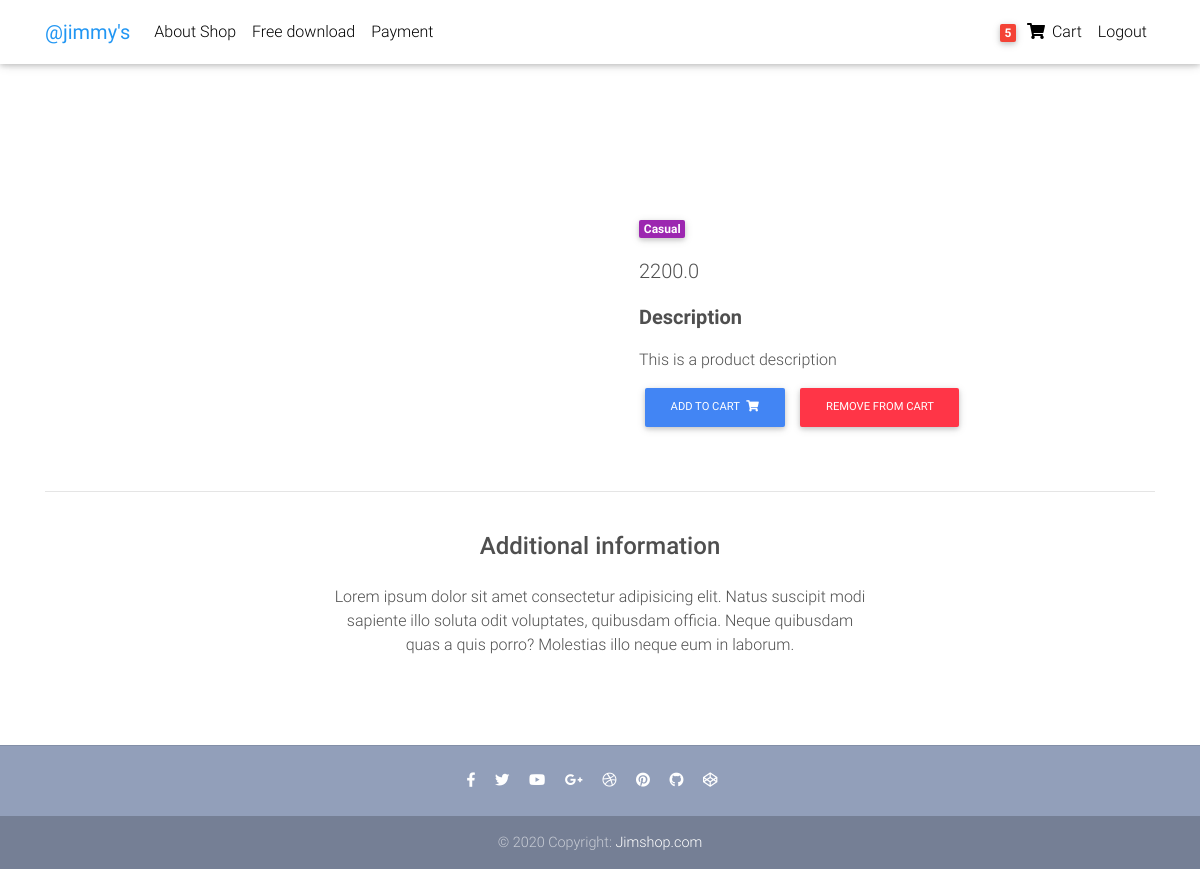
/core/products/test-product-damien-jeans/ (signed in), run on the app's committed database.
### core/models.py (models this page shows, shortened)
class Order(models.Model):
    user = models.ForeignKey(settings.AUTH_USER_MODEL, on_delete=models.CASCADE)
    items = models.ManyToManyField(OrderItem)
    start_date = models.DateTimeField(auto_now_add=True)
    ordered_date = models.DateTimeField()
    ordered = models.BooleanField(default=False)
    payment_address = models.ForeignKey('PaymentAddress', on_delete=models.SET_NULL, blank=True, null=True)
    payment = models.ForeignKey('Payment', on_delete=models.SET_NULL, blank=True, null=True)

class Item(models.Model):
    title = models.CharField(max_length=100)
    price = models.FloatField()
    discount_price = models.FloatField(blank=True, null=True)
    category = models.CharField(choices=CATEGORY_CHOICES, max_length=2)
    label = models.CharField(choices=LABEL_CHOICES, max_length=1)
    slug = models.SlugField()
    description = models.TextField(default="This is a product description")
    image = models.ImageField(blank=True, null=True, default = "")
    def get_add_to_cart_url(self):
        return reverse("core:add-to-cart", kwargs={'slug': self.slug})
    def get_remove_from_cart_url(self):
        return reverse("core:remove-from-cart", kwargs={'slug': self.slug})

### core/views.py (the view)
# urls.py: path('products/<slug:slug>/', views.ProductDetailView.as_view(), name='products'),
class ProductDetailView(DetailView):
    model = Item
    template_name = "product-page.html"

### core/templatetags/cart_template_tags.py (called while the page is built)
@register.filter
def cart_item_count(user):
    if user.is_authenticated:
        qs = Order.objects.filter(user=user, ordered=False)
        if qs.exists():
            return qs[0].items.count()
    return 0

### templates/product-page.html (shortened to what this page needs)
{% extends 'base.html' %}
{% block content  %}
<body>
  <main class="mt-5 pt-4">
    <div class="container dark-grey-text mt-5">
      <div class="row wow fadeIn">
        <div class="col-md-6 mb-4">
        </div>
        <div class="col-md-6 mb-4">
          <div class="p-4">
            <div class="mb-3">
              <a href="">
                <span class="badge purple mr-1">{{ object.get_category_display }}</span>
              </a>
            </div>
            <p class="lead">
              {% if object.discount_price %}
                <span class="mr-1">
                  <del>Ksh{{ object.price }}</del>
                </span>
                <span>Ksh{{ object.discount_price }}</span>
              {% else %}
                {{ object.price }}
              {% endif %}
            </p>
            <p class="lead font-weight-bold">Description</p>
            <p>{{ object.description }}</p>
            <a href="{{ object.get_add_to_cart_url }}" class="btn btn-primary btn-md my-0 p">Add to cart
              <i class="fas fa-shopping-cart ml-1"></i>
            </a>
            <a href="{{ object.get_remove_from_cart_url }}" class="btn btn-danger btn-md my-0 p">Remove from cart
            </a>
          </div>
        </div>
      </div>
      <hr>
      <div class="row d-flex justify-content-center wow fadeIn">
        <div class="col-md-6 text-center">
          <h4 class="my-4 h4">Additional information</h4>
          <p>Lorem ipsum dolor sit amet consectetur adipisicing elit. Natus suscipit modi sapiente illo soluta odit
            voluptates,
            quibusdam officia. Neque quibusdam quas a quis porro? Molestias illo neque eum in laborum.</p>
        </div>
      </div>
      <div class="row wow fadeIn">
        <div class="col-lg-4 col-md-12 mb-4">
        </div>
        <div class="col-lg-4 col-md-6 mb-4">
        </div>
        <div class="col-lg-4 col-md-6 mb-4">
        </div>
      </div>
    </div>
  </main>
</body>
</html>
{% endblock %}

### templates/navbar.html (shortened to what this page needs)
{% load cart_template_tags %}
<nav class="navbar fixed-top navbar-expand-lg navbar-light white scrolling-navbar">
    <div class="container">
        <a class="navbar-brand waves-effect" href="{% url 'core:home' %}">
            <strong class="blue-text">@jimmy's</strong>
        </a>
        <div class="collapse navbar-collapse" id="navbarSupportedContent">
            <ul class="navbar-nav mr-auto">
            <li class="nav-item">
                <a class="nav-link waves-effect" href="https://mdbootstrap.com/docs/jquery/" target="_blank">About Shop</a>
            </li>
            <li class="nav-item">
                <a class="nav-link waves-effect" href="https://mdbootstrap.com/docs/jquery/getting-started/download/"
                target="_blank">Free download</a>
            </li>
            <li class="nav-item">
                <a class="nav-link waves-effect" href="{% url 'payment:payment' %}">Payment</a>
            </li>
            </ul>
            <ul class="navbar-nav nav-flex-icons">
                {% if request.user.is_authenticated %}
                <li class="nav-item">
                    <a href="{% url 'core:order-summary' %}" class="nav-link waves-effect">
                        <span class="badge red z-depth-1 mr-1"> {{ request.user|cart_item_count }} </span>
                        <i class="fas fa-shopping-cart"></i>
                        <span class="clearfix d-none d-sm-inline-block"> Cart </span>
                    </a>
                </li>
                <li class="nav-item">
                    <a href="{% url 'account_logout' %}" class="nav-link waves-effect">
                        <span class="clearfix d-none d-sm-inline-block"> Logout </span>
                    </a>
                </li>
                {% endif %}
            </ul>
        </div>
    </div>
</nav>

### templates/base.html (style rules this page uses)
html, body, header, .carousel { height: 60vh; }

### data on the page
Item: category "Casual", price "2200.0", description "This is a product description"

### other printed values
{{ request.user|cart_item_count }} "5"
